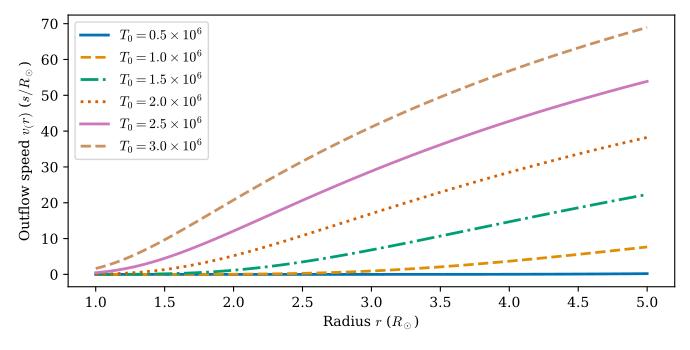

The script that saved this image:
#Script for generating some outflow solutions based on the coronal temperature and mf constant

import sys, random, time
import os
from datetime import datetime, timedelta
from pathlib import Path
import outflowpy
import numpy as np
import random
import matplotlib.pyplot as plt
import seaborn as sns

from cycler import cycler

plt.rcParams['axes.prop_cycle'] = cycler('linestyle', ['-', '--', '-.', ':'])
# plt.rcParams.update({
#     "text.usetex": True,                 # Use LaTeX for all text
#     "font.family": "serif",              # Use serif (Computer Modern)
#     "font.serif": ["Computer Modern"],   # Explicitly choose CM
#     "axes.unicode_minus": False          # Fix minus sign in labels
# })

plt.rcParams.update({
    "text.usetex": False,
    "mathtext.fontset": "cm",  # LaTeX-like Computer Modern
    "font.family": "serif",
})

colors = sns.color_palette('colorblind')

def generate_fn(corona_temp, mf_constant):

    mf_in_sensible_units = mf_constant*(6.957e10)**2 #In seconds/solar radius
    sound_speed = np.sqrt(1.38064852e-23*corona_temp/1.67262192e-27) #Sound speed in m/s
    r_c = (6.67408e-11*1.98847542e30/(2*sound_speed**2))/(6.957e8)   #Critical radius in solar radii (code units)
    c_s = mf_in_sensible_units*sound_speed/6.957e8  #Sound speed in seconds/solar radius (code units)

    print('Radius', r_c)
    print('Speed', c_s)

generate_fn(1e6, 5e-17)

ns = 60
nphi = 120
nrho = 120

obs_time = "1999-01-01T00:00:00"

print('Downloading data')

hmi_map = outflowpy.obtain_data.prepare_hmi_mdi_time(obs_time, ns, nphi, smooth = 1.0*5e-2/nphi)   

temps = [0.5e6, 1e6, 1.5e6, 2e6, 2.5e6, 3e6]

fig = plt.figure(figsize = (6.9, 3.5))

for i, corona_temp in enumerate(temps):
    mf_in_sensible_units = 5e-17*(6.957e10)**2 #In seconds/solar radius
    sound_speed = np.sqrt(1.38064852e-23*corona_temp/1.67262192e-27) #Sound speed in m/s
    r_c = (6.67408e-11*1.98847542e30/(2*sound_speed**2))/(6.957e8)   #Critical radius in solar radii (code units)
    c_s = mf_in_sensible_units*sound_speed/6.957e8  #Sound speed in seconds/solar radius (code units)

    outflow_in = outflowpy.Input(hmi_map, nrho, 5.0, mf_constant = 5e-17, corona_temp = corona_temp)

    plt.plot(np.exp(outflow_in.grid.rg), outflow_in.vg, c= colors[i], label = f"$T_0 = {corona_temp*1e-6} \\times 10^6$", linewidth = 2.)

plt.xlabel('Radius $r$ ($R_\odot$)')
plt.ylabel('Outflow speed $v_(r)$ ($s/R_\odot$)')
plt.legend()
plt.tight_layout()
plt.savefig('1_outflow_speeds.pdf')
plt.show()
